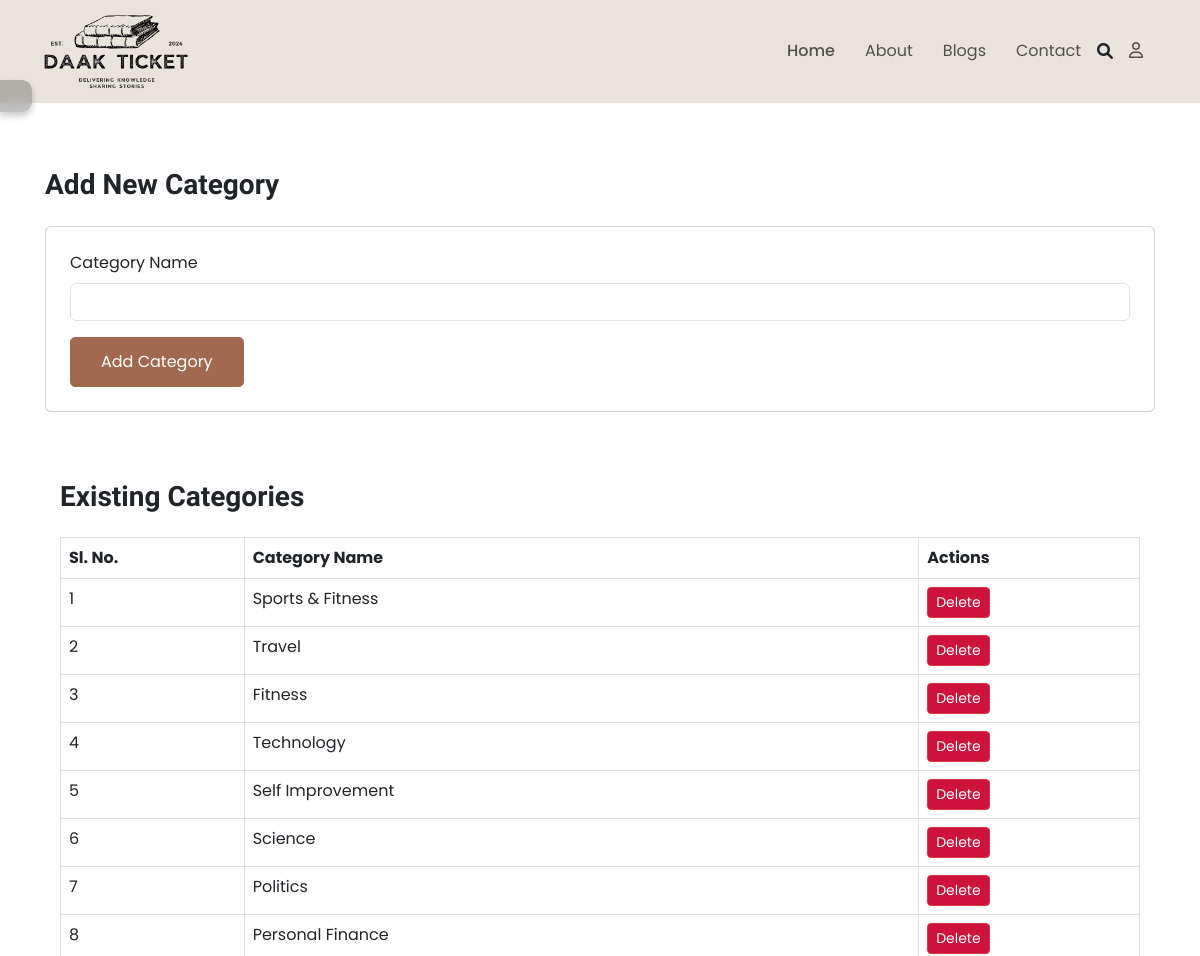
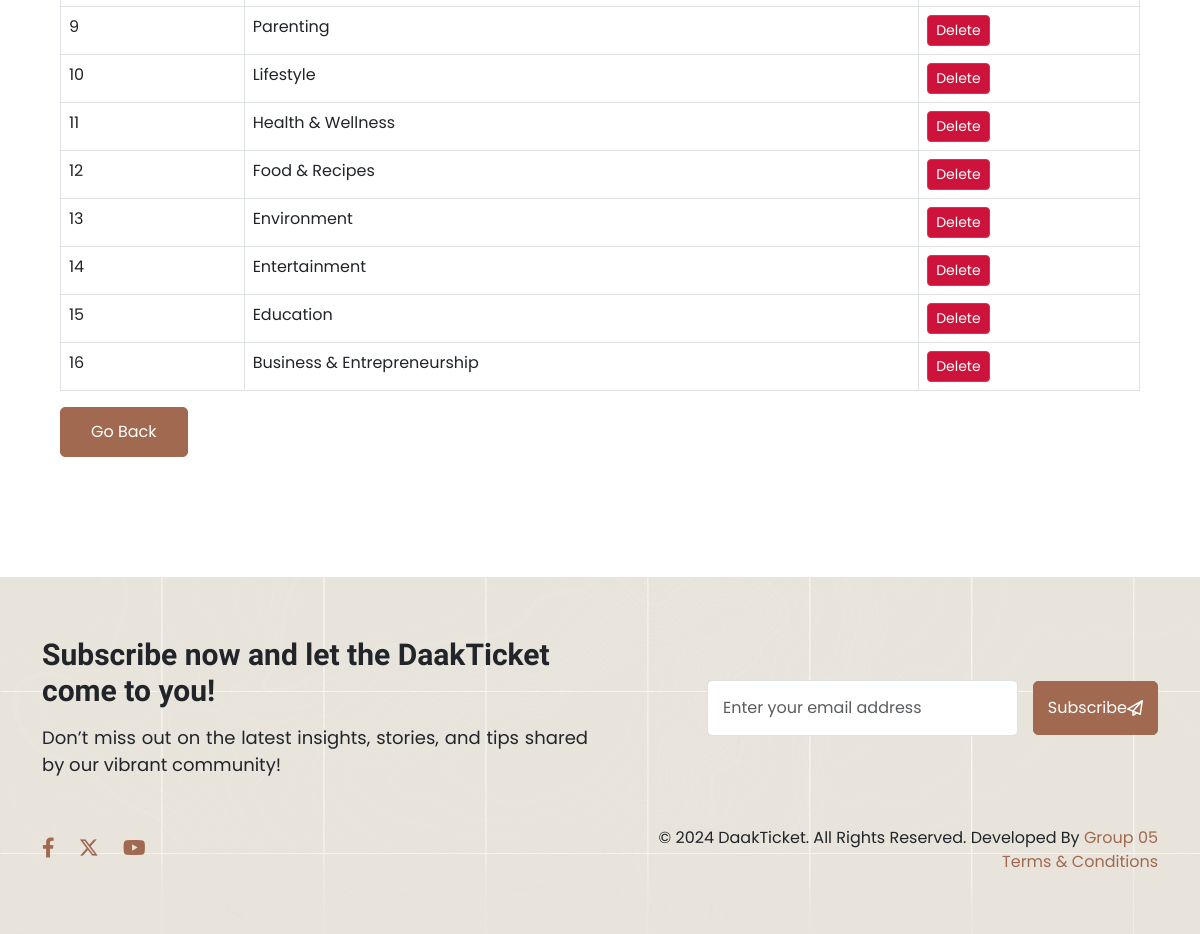
Page /category_management.php (signed in) on the committed database (2 pictures, top to bottom).
### tables this page shows
CREATE TABLE `category` (
  `category_id` int(11) NOT NULL,
  `category_name` varchar(50) NOT NULL
);

### category_management.php (the view, shortened to what this page needs)
<?php
include 'header.php';
?>
<div class="main categorypg">
    <div class="container">
        <div class="row align-items-center">
            <div class="col-md-12 cp60">
                <div class="add_category_form">
                    <h3 class="mt-2 mb-4">Add New Category</h3>
                    <div class="card p-4">
                        <form method="POST" action="">
                            <div class="mb-3">
                                <label for="category_name" class="form-label">Category Name</label>
                                <input type="text" name="category_name" id="category_name" class="form-control"
                                    required>
                            </div>
                            <button type="submit" name="add_category" class="btn btn-cs">Add Category</button>
                        </form>
                    </div>
                </div>
                <div class="display_category cp60">
                    <h3 class="mt-2 mb-4">Existing Categories</h3>
                    <table class="table table-bordered">
                        <thead>
                            <tr>
                                <th>Sl. No.</th>
                                <th>Category Name</th>
                                <th>Actions</th>
                            </tr>
                        </thead>
                        <tbody>
                            <?php
                            $query = "SELECT * FROM category ORDER BY category_id DESC";
                            $result = mysqli_query($conn, $query);
                            if ($result && mysqli_num_rows($result) > 0) {
                                $serialNo = 1;
                                while ($category = mysqli_fetch_assoc($result)) {
                                    echo "<tr>
                                        <td>{$serialNo}</td>
                                        <td>{$category['category_name']}</td>
                                        <td>
                                            <a href='?delete_id={$category['category_id']}'
                                            class='btn btn-danger btn-sm'
                                            onclick='return confirm(\"Are you sure you want to delete this category?\")'>
                                            Delete
                                        </a></td>
                                        </tr>";
                                    $serialNo++;
                                }
                            } else {
                                echo "<tr><td colspan='3' class='text-center'>No categories available.</td></tr>";
                            }
                            ?>
                        </tbody>
                    </table>
                    <a href="admin_dashboard.php" class="btn btn-cs ep_dlt">Go Back</a>
                </div>
            </div>
        </div>
    </div>
</div>
<?php include 'footer.php'; ?>

### assets/css/style.css (style rules this page uses)
* { margin: 0; padding: 0; font-family: 'Poppins', sans-serif; }
h1, h2, h3, h4, h5, h6, ul, li, a, p { margin: 0; padding: 0; list-style: none; text-decoration: none; }
:root { --cs-primary: #e8e4dc; --cs-white: #fff; --cs-black: #000; --cs-accent: #a16a50; --cs-hover: #6b341a; --cs-danger: #cd133c; --cs-dangerhover: #ba0040; --cs-warning: #f4c034; --cs-warnhover: #ec9b2c; }
.btn-danger { background-color: var(--cs-danger); transition: all .2s ease-in-out; }
h3 { font-size: 28px; font-weight: 700; font-family: "Edu AU VIC WA NT Pre", cursive; }
a { text-decoration: none !important; color: var(--cs-accent); }
.cp60 { padding: 60px 15px; }
.btn-cs { padding: 12px 30px; font-size: 16px; background-color: var(--cs-accent); border: 1px solid var(--cs-accent); color: #fff; border-radius: 5px; }
.ep_dlt { gap: 10px; }
.categorypg { padding-top: 100px; }

### assets/css/sidebar-style.css (style rules this page uses)
body { font-family: 'Poppins', sans-serif; }
.main { min-height: 100vh; width: 100%; overflow: hidden; transition: all 0.35s ease-in-out; }

### assets/css/media.css (style rules this page uses)
@media (max-width: 1499px) { .ep_dlt { flex-wrap: wrap; } }

### rows in the picture
category: category_name "Sports & Fitness"
category: category_name "Travel"
category: category_name "Fitness"
category: category_name "Technology"
category: category_name "Self Improvement"
category: category_name "Science"
category: category_name "Politics"
category: category_name "Personal Finance"
category: category_name "Parenting"
category: category_name "Lifestyle"
category: category_name "Health & Wellness"
category: category_name "Food & Recipes"
category: category_name "Environment"
category: category_name "Entertainment"
category: category_name "Education"
category: category_name "Business & Entrepreneurship"
